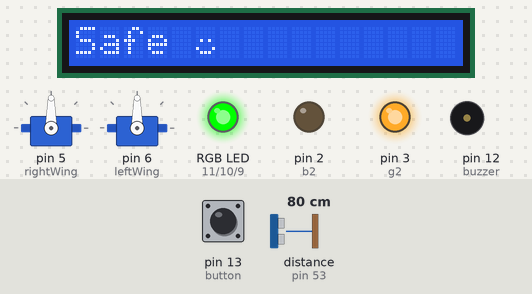
This sketch was run on a simulated Arduino Mega 2560, built with avr-gcc and run on an emulated ATmega2560. Parts: 16×1 character LCD, 2 × servo, an RGB LED mixed from three pins (HIGH = lit), output pins drawn as LEDs (lit = HIGH), buzzer (waves = sounding). Wiring (inferred from the names in the program): ultrasonic range finder: trigger pin 52; echo pin 53. The inputs (shaded band) are chosen by the test bench; at power-on: distance to the obstacle (sensor on pin 53) 80 cm, pin 13 (button) HIGH. The echo pulse lasts 58.3 µs per cm; pins used as bus, display or sensor lines are not drawn; what the sketch prints to the serial monitor is not drawn.

Above: at 1.2 s.
1.3 s: distance to the obstacle (sensor on pin 53) set to 34 cm
4.3 s: distance to the obstacle (sensor on pin 53) set to 28 cm
At 4.9 s:
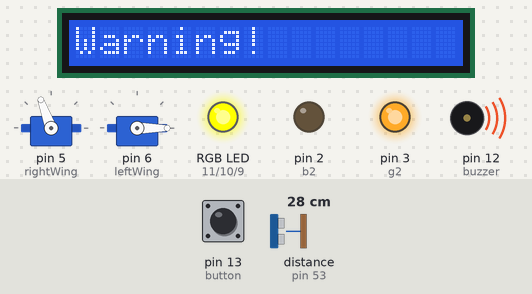
7.3 s: distance to the obstacle (sensor on pin 53) set to 24 cm
8.8 s: distance to the obstacle (sensor on pin 53) set to 19 cm
At 9.5 s:
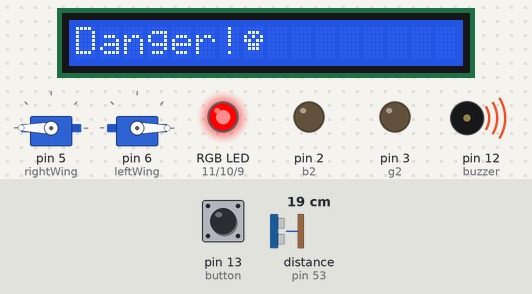
11.8 s: distance to the obstacle (sensor on pin 53) set to 250 cm
At 12.6 s:
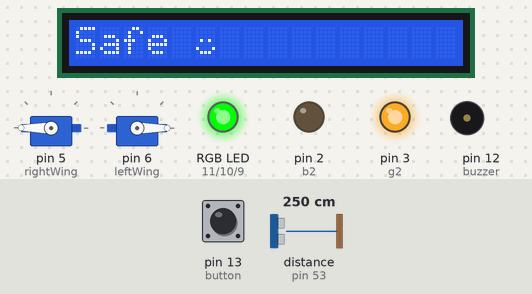
14.8 s: pin 13 (button) pulled LOW for 0.15 s
At 14.88 s:
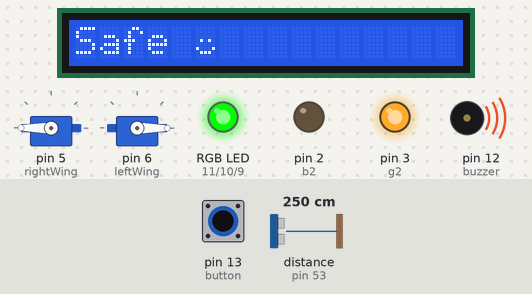
Timing chart, 0 to 17.8 s (numbered marks = the images above; inputs shaded):
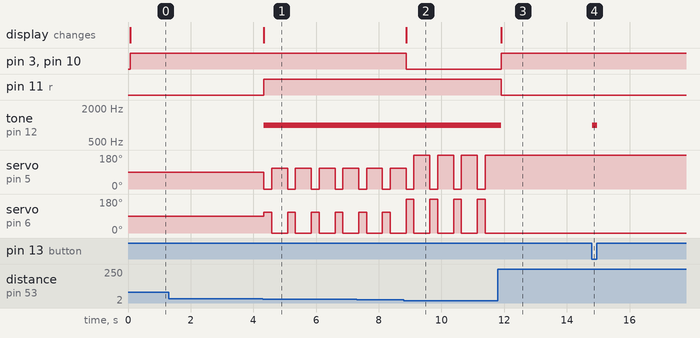

The sketch:

RVTN_SACS_Final_STEM_Project.ino
```cpp
/*
* When the predator is close, flap wings vary hard and turn the RGBs red and set LCD to red with skull custom character play a buzzer
* And when a button is pressed turn the buzzer off
*
* When the predator it at a medium distance flap wings a little higher. turn the RGBs yellow, and a buzzer will buzz and set LCD to "Warning!" and buzz a buzzer
* And when a button is pressed, turn the buzzer off
*
* When the predator is far, turn RGBs green and turn LCD screen to safe with smiley face, and when a button is pressed, the buzzer will buzz
*/


#include <LiquidCrystal.h>              //tell Arduino we are using a lcd and to include the built in functions for it


LiquidCrystal lcd(35,34,33,32,31,30);   // set up the lcd pins


//set up skull custom character
byte skull[] = {
B00000,
B01110,
B10101,
B11011,
B01110,
B01110,
B00000,
B00000
};


//set up smile custom character
byte smile[] = {
B00000,
B00000,
B00000,
B01010,
B00000,
B10001,
B01110,
B00000
};


int button = 13;              // set button in pin 13
const int buzzer = 12;        // set the buzzer in pin 12


//name variables and set up pin
int trigger=52;
int echo=53;


//name variables to hold distance
int duration=0;
float distance=0.0;


//set up RGB1 pins/variables
int r=11;
int g=10;
int b=9;


//set up RGB2
int r2=4;
int g2=3;
int b2=2;


//tell Arduino that we will be using a servo and to retrieve the template from the library.
#include <Servo.h>


//name servos
Servo leftWing;     // set up left wing variable
Servo rightWing;    // set up right wing variable


void setup() {


  lcd.createChar(2, smile);        // set up smile variable
  lcd.createChar(1, skull);        // set up skull variable


  lcd.begin(16,1);                 //tell the lcd that the display is 16 characters wide and 1 characters high
  lcd.clear();                     //clear the display


pinMode(buzzer, OUTPUT);           // set up buzzer output
pinMode(5, INPUT_PULLUP);          // set up button


  // set up utra sonic sensor
pinMode(trigger,OUTPUT);
pinMode(echo,INPUT);


Serial.begin(9600); // set up ther serial monitor


//set RGB1 up as an output
pinMode(r,OUTPUT);
pinMode(g,OUTPUT);
pinMode(b,OUTPUT);


//set up RGB2 as output
pinMode(r2,OUTPUT);
pinMode(g2,OUTPUT);
pinMode(b2,OUTPUT);


//set up servo pins
rightWing.attach(5);          // set up right wing in pin 5
leftWing.attach(6);        // set up the left wing in pin 6

pinMode(buzzer, OUTPUT);     //set the buzzer as an output


}


void loop() {

// call up ultra-sonic sensor function
us();


// make wings move fast turn rgbs red make a lcd say danger! (skull) and play a buzzer
if(distance<21){


  nobuz();                    //call up when the is button pressed turn buzzer off function
  lcd.clear();                // clear the lcd
  lcd.setCursor(0, 0);        //set the cursor to the 0,0 position
  lcd.print("Danger!");       //print Danger! starting at the position
  lcd.write(byte(1));         //call up skull character
  rgb1(255,0,0);              //make RGB1 turn red
  rgb2(255,0,0);              //make RGB2 turn red
  servos(180,0,250);          //turn mini servos and flap wings fast
  servos(0,180,500);          //turn servos opposite way
}


//make wing spin slower and less make rgb go yellow and when a button is pressed turn off a buzzer
else if ((distance>20)&&(distance<31)){
    nobuz();                     //all up the when button pressed turn buzzer off function
    lcd.clear();                 //clear the lcd
    lcd.setCursor(0, 0);         //set the cursor to the 0,0 position
    lcd.print("Warning!");       //print Warning! starting at the position
    rgb1(255,255,0);             //set RGB1 to yellow
    rgb2(255,255,0);             //set RGB2 to yellow
    servos(110,0,250);           //make servos move slow to flap wings
    servos(0,110,500);           //counter move servos to bring wing back down
  }


//make RGBs go green when a button is pressed turn a buzzer on and make a lcd print safe (smile)
  else{
    buzbuton();                       //hen a button is pushed turn a buzzer on
    lcd.clear();                      //clear the lcd
    lcd.setCursor(0, 0);              //set the cursor to the 0,0 position (top left corner)
    lcd.print("Safe ");               //print safe
    lcd.write(byte(2));               //print the smile custom character
    rgb1(0,255,0);                    //make RGB1 green
    rgb2(0,255,0);                    //make RGB2 green


  }
}

/*
* Set up function(s) for void loop
*/


//a function to get ultrasonic sensor readings
void us(){

//turn off sensor
  digitalWrite(trigger,LOW);         // turn off ping
  delayMicroseconds(2);              // wait 2 microseconds


//send trigger ping
  digitalWrite(trigger,HIGH);        // send ping
  delayMicroseconds(10);             // wait 10 microseconds
  digitalWrite(trigger,LOW);         // turn off ping


//get data and calculate distance
  duration=pulseIn(echo,HIGH);       // receive ping
  distance=((float)(duration))/58.2;  // calculate ping


//display distance on serial monitor when the Arduino is plugged in
  Serial.print("distance= ");        //tell the serial monitor to say distance=
  Serial.print(distance);            //say what the distance actually is
  Serial.println(" cm");             //print cm at the end and make a new line

}


//set up RGB template
void rgb1(int rsig,int gsig,int bsig){

  analogWrite(r,rsig);    //setup red RGB as Redsignal
  analogWrite(g,gsig);    //setup green RGB as Greensignal
  analogWrite(b,bsig);    //setup blue RGB as Bluesignal

}


//set up RGB2 funtion template
void rgb2(int r2sig,int g2sig,int b2sig){

  analogWrite(r2,r2sig);    //setup red RGB as Redsignal
  analogWrite(g2,g2sig);    //setup green RGB as Greensignal
  analogWrite(b2,b2sig);    //setup blue RGB as Bluesignal

}


//set up servo function template
void servos(int leftsignal,int rightsignal,int delaytime){

leftWing.write(leftsignal);   //setup Servo as left wing
rightWing.write(rightsignal); //setup Servo as rightwing
delay(delaytime);             //setup delay

}


//set up buzzer function template (this was not used in the final version of our code)
void buz(int buztone,int delaytime){
  tone(buzzer,buztone); //setup buzzer
  delay(delaytime);     //setup buzzer delay
}


//set up function whare when the button is pressed the buzzer plays
void buzbuton(){

  digitalRead(13);                         //read the button
  if(digitalRead(button) == LOW){          // if the button is pushed
  tone(buzzer, 1000);                      // turn the buzzer on
  }
else{
  noTone(buzzer);                          // turn the buzzer off
  }
}


//set up function where the buzzer plays until the button is pushed
void nobuz(){

digitalRead(13);                          // read the button
  if(digitalRead(button) == LOW){         // if the button is pushed
  noTone(buzzer);                         // turn the buzzer off
  }
else{
  tone(buzzer,1000);                      // turn the buzzer on
  }
}


/*
* Variable definitions:
*
* buzzer == buzzer
*
* r == red RGB pin
* g == green RGB pin
* b == blue RGB pin
*
* 2 == red RGB2 pin
* g2 == green RGB2 pin
* b2 == blue RGB2 pin
*
* echo == echo pin for ultrasonic sensor
* trigger == trig pin for ultrasonic sensor
* duration == integer for the deration of the sound going to and from the sensor
* distance == a decimal for the actual distance of the object.
*
* button == the pin for a push button
*
* leftWing == the servo for the left wing on the robot
* rightWing == the servo for the right wing on the robot
*
* skull == custom character skull
* smile == custom character smile face
*
* LCD === lcd screen/liquid crystal
*
* buzzer == speaker that sounds at certain points
*
*
* Sources:
*
* sparkfun:
* https://learn.sparkfun.com/tutorials/sparkfun-inventors-kit-experiment-guide---v40/introduction
*
* makerguide:
* https://www.makerguides.com/character-lcd-arduino-tutorial/
*
* whenever we did not know how to code something we learned it from one of these sites
*
*/
```

Measured:
- the behaviour switches between 31 and 30 cm on distance to the obstacle (sensor on pin 53) (found by bisection; images 0 and 1)
- the behaviour switches between 22 and 21 cm on distance to the obstacle (sensor on pin 53) (found by bisection; images 1 and 2)
- after the input at 4.3 s, pin 11 (r): LOW → HIGH at once; tone on pin 12 (buzzer): silent → 1000 Hz at once; servo on pin 5 (rightWing): alternates 110° for 0.51 s and 0° for 0.25 s, starting at once; servo on pin 6 (leftWing): alternates 110° for 0.25 s and 0° for 0.51 s, starting at once; the display: changes at once (image 1)
- after the input at 8.8 s, pin 3 (g2), pin 10 (g): HIGH → LOW after 0.07 s; the display: changes after 0.07 s (image 2)
- after the input at 11.8 s, pin 3 (g2), pin 10 (g): LOW → HIGH after 0.11 s; pin 11 (r): HIGH → LOW after 0.11 s; tone on pin 12 (buzzer): 1000 Hz → silent after 0.11 s; servo on pin 5 (rightWing): stops changing and stays 180°; servo on pin 6 (leftWing): stops changing and stays 0°; the display: changes after 0.11 s (image 3)
- after the input at 14.8 s, tone on pin 12 (buzzer): silent → 1000 Hz at once, → silent 0.15 s later
